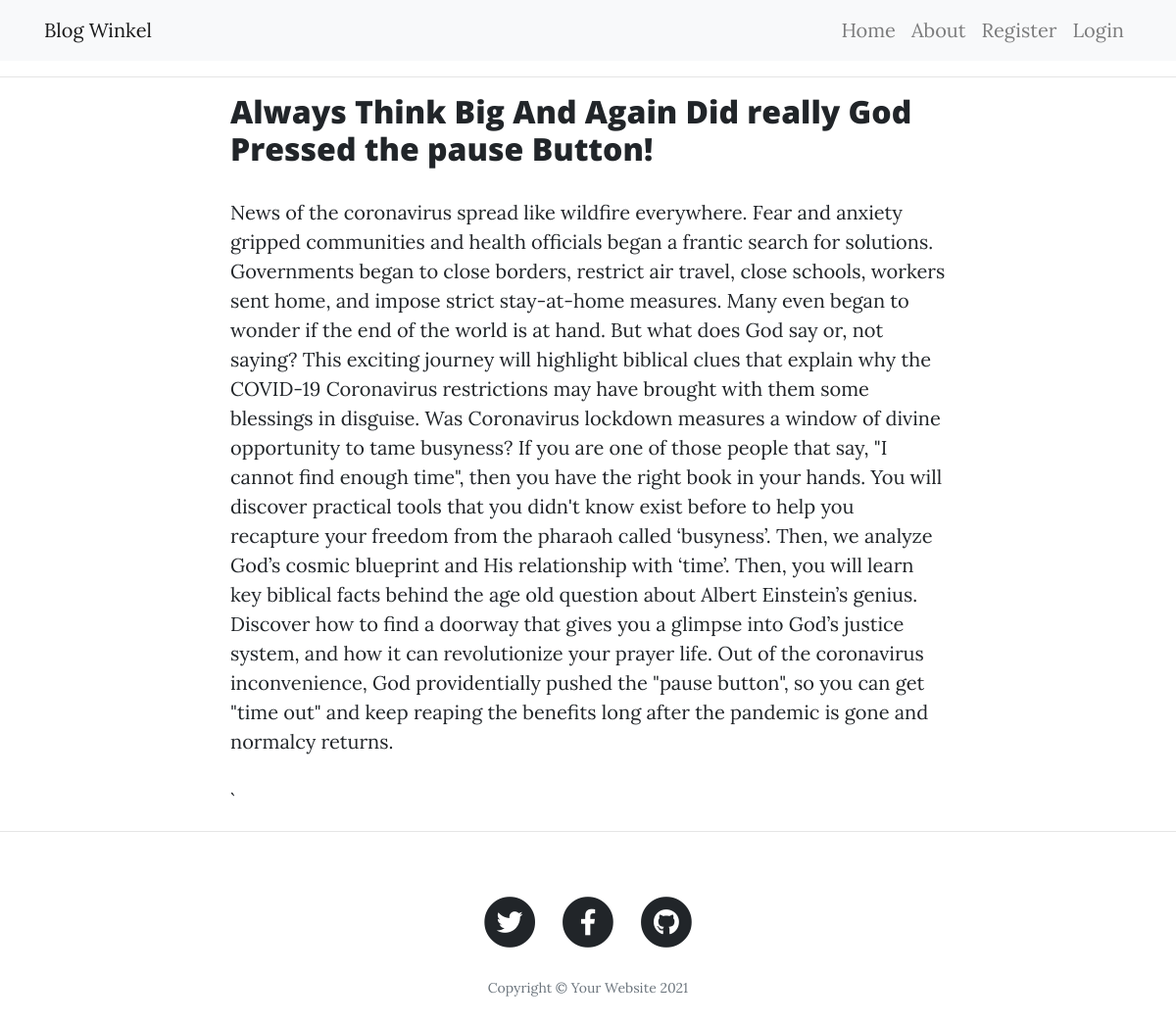
The app's page /post/4 with its own data.
### blog/models.py (models this page shows, shortened)
class Blog(models.Model):
    title = models.CharField(max_length=100)
    content = models.TextField()
    post_created = models.DateTimeField(default=timezone.now)
    author = models.ForeignKey(User, on_delete=models.CASCADE)

### blog/views.py (the view)
# urls.py: path('post/<int:pk>', views.PostDetailView.as_view(), name='blog-post-detail'),
class PostDetailView(DetailView):
    model = Blog
    template_name = 'blog/blog_detail.html'
    context_object_name = 'blog'
    extra_context = {'title': 'View Post'}

### blog/templates/blog/blog_detail.html (shortened to what this page needs)
{% extends 'blog/base.html' %}
{% block content %}
<div class="col-md-10 col-lg-8 mx-auto">
    <div class="post-preview">
            <h2 class="post-title">
                {{ blog.title }}
            </h2>
            <p>
                {{ blog.content }}
            </p>`
    </div>
</div>
{% endblock content %}

### records on screen
Blog: title "Always Think Big And Again Did really God Pressed the pause Button!", content "News of the coronavirus spread like wildfire everywhere. Fear and anxiety gripped communities and health officials began a frantic search for solutions. Governments began to close borders, restrict air travel, close schools, workers sent home, and impose strict stay-at-home measures. Many even began to wonder if the end of the world is at hand. But what does God say or, not saying? This exciting journey will highlight biblical clues that explain why the COVID-19 Coronavirus restrictions may have brought with them some blessings in disguise. Was Coronavirus lockdown measures a window of divine opportunity to tame busyness? If you are one of those people that say, \"I cannot find enough time\",…"
